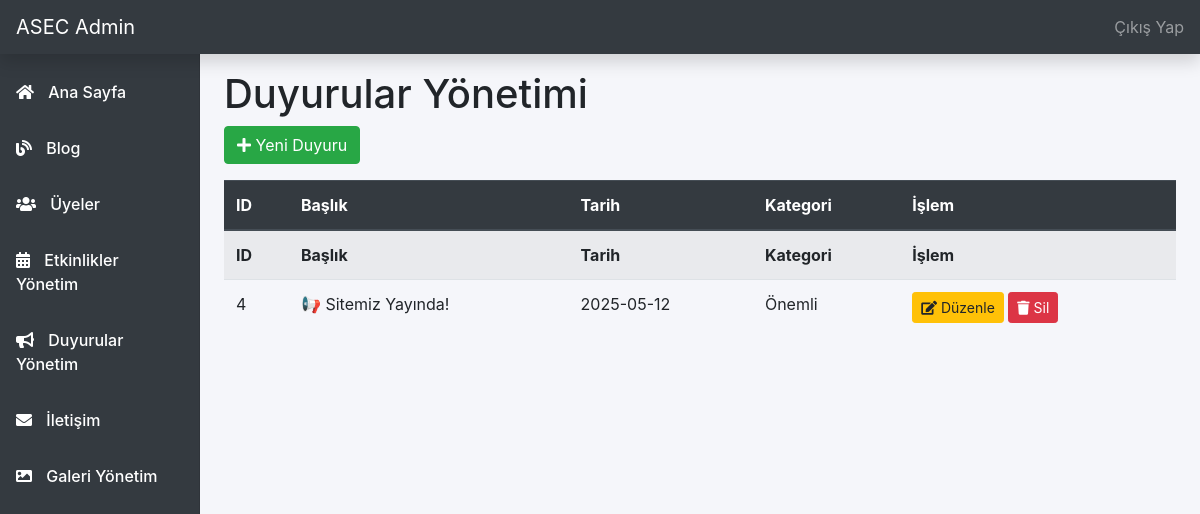
Screenshot of /admin/duyurular-yonetim.php (signed in) with the database file from the repository.
### tables this page shows
CREATE TABLE `duyurular` (
  `id` int(11) NOT NULL,
  `baslik` varchar(255) NOT NULL,
  `icerik` text DEFAULT NULL,
  `kategori` varchar(50) DEFAULT NULL,
  `tarih` date NOT NULL,
  `link` varchar(255) DEFAULT NULL
);

### admin/duyurular-yonetim.php (the view, shortened to what this page needs)
<?php
require_once '../db.php';
$duyurular = $pdo->query('SELECT * FROM duyurular ORDER BY tarih DESC')->fetchAll();
?>
<?php include 'admin-header.php'; ?>
<?php include 'sidebar.php'; ?>
<main class="container-fluid">
  <div class="row">
    <div class="col-md-9 ml-sm-auto col-lg-10 px-md-4">
      <h1>Duyurular Yönetimi</h1>
      <a href="duyuru-ekle.php" class="btn btn-success mb-3"><i class="fas fa-plus"></i> Yeni Duyuru</a>
      <table class="table table-striped admin-table">
        <thead class="thead-dark">
          <tr>
            <th>ID</th>
            <th>Başlık</th>
            <th>Tarih</th>
            <th>Kategori</th>
            <th>İşlem</th>
          </tr>
        </thead>
        <tbody>
            <tr>
                <th>ID</th>
                <th>Başlık</th>
                <th>Tarih</th>
                <th>Kategori</th>
                <th>İşlem</th>
            </tr>
            <?php foreach($duyurular as $duyuru): ?>
            <tr>
                <td><?= htmlspecialchars($duyuru['id']) ?></td>
                <td><?= htmlspecialchars($duyuru['baslik']) ?></td>
                <td><?= htmlspecialchars($duyuru['tarih']) ?></td>
                <td><?= htmlspecialchars($duyuru['kategori']) ?></td>
                <td>
                    <a href="duyuru-duzenle.php?id=<?= $duyuru['id'] ?>" class="btn btn-warning btn-sm"><i class="fas fa-edit"></i> Düzenle</a>
                    <a href="duyuru-sil.php?id=<?= $duyuru['id'] ?>" class="btn btn-danger btn-sm" onclick="return confirm('Silmek istediğinize emin misiniz?')"><i class="fas fa-trash"></i> Sil</a>
                </td>
            </tr>
            <?php endforeach; ?>
        </tbody>
      </table>
    </div>
  </div>
</main>
</body>
</html>

### admin/admin-header.php (style rules this page uses)
body { background: #f5f6fa; }
.container, main { margin-left: 240px; padding-top: 70px; }

### rows the page displays
duyurular: id "4", baslik "📢 Sitemiz Yayında!", tarih "2025-05-12", kategori "Önemli"
